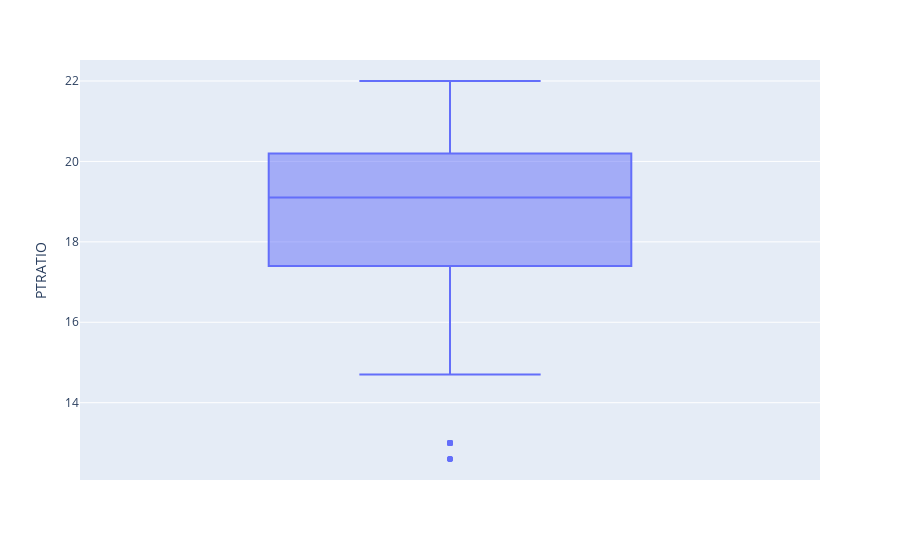

The code cell stored with this chart in its notebook:
### Code cell
boxplot = px.box(df, y="PTRATIO")
boxplot.show()

### Figure 1 — Plotly figure (JSON) as saved in the notebook; plotly's stock layout.template omitted (floating-point values rounded to 4 significant figures; data arrays with more than 128 entries replaced by an {"elided": "..."} marker saying what was removed)
{"data": [{"alignmentgroup": "True", "hovertemplate": "PTRATIO=%{y}<extra></extra>", "legendgroup": "", "marker": {"color": "#636efa"}, "name": "", "notched": false, "offsetgroup": "", "orientation": "v", "showlegend": false, "type": "box", "x0": " ", "xaxis": "x", "y": {"elided": "489 float values"}, "y0": " ", "yaxis": "y"}], "layout": {"autosize": true, "boxmode": "group", "legend": {"tracegroupgap": 0}, "margin": {"t": 60}, "xaxis": {"anchor": "y", "autorange": true, "domain": [0, 1], "range": [-0.5, 0.5], "type": "category"}, "yaxis": {"anchor": "x", "autorange": true, "domain": [0, 1], "range": [12.08, 22.52], "title": {"text": "PTRATIO"}, "type": "linear"}}}
